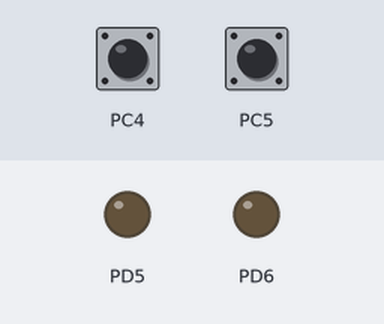
The program below on a simulated ATmega328P, built with avr-gcc and emulated at 16 MHz. Shown: output pins drawn as LEDs (lit = HIGH). Inputs (shaded band) come from the test bench; at power-on: PC4 HIGH, PC5 HIGH.

Above: at 1.2 s.
1.3 s: PC4 pulled LOW for 1 s
At 1.45 s:
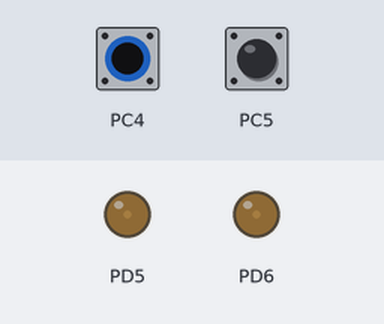
4.3 s: PC5 pulled LOW for 3.2 s
At 8.2 s:
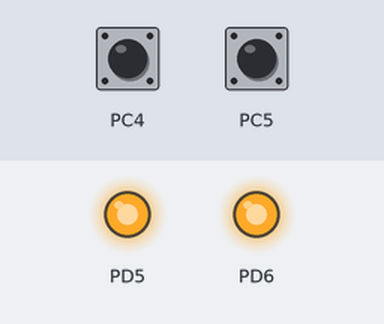
9.0 s: PC5 pulled LOW for 0.15 s
At 9.5 s:
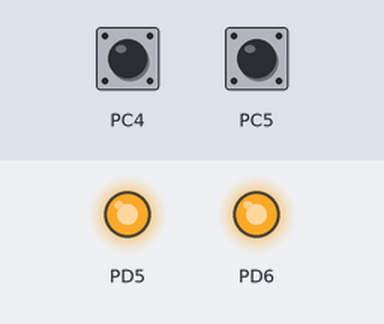
10.6 s: PC4 pulled LOW for 3.2 s
At 14.2 s:
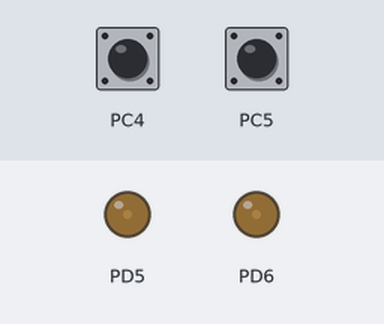
15.3 s: PC4 driven LOW
At 17.25 s:
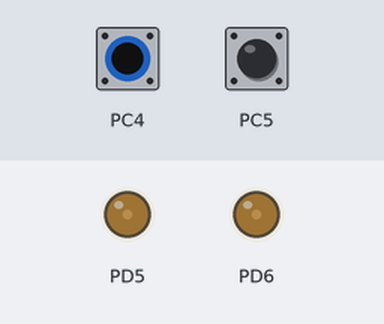
18.3 s: PC4 driven HIGH
Timing chart, 0 to 20.8 s (numbered marks = the images above; inputs shaded):
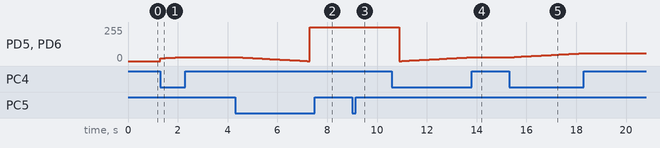

Measured:
- after the input at 1.3 s, PD5, PD6: moves from 0/255 to 30/255 over 0.90 s, starting at once
- after the input at 4.3 s, PD5, PD6: 30/255 → 29/255 at once, → 28/255 0.10 s later, → 27/255 0.10 s later, → 26/255 0.10 s later, … (32 changes in this stretch)
- after the input at 9.0 s, PD5, PD6: 254/255 → 253/255 at once, → 252/255 0.10 s later
- after the input at 10.6 s, PD5, PD6: 252/255 → 253/255 at once, → 254/255 0.10 s later, → 255/255 0.10 s later, → 0/255 0.10 s later, … (32 changes in this stretch)
- after the input at 15.3 s, PD5, PD6: moves from 28/255 to 58/255 over 2.9 s, starting at once
- after the input at 18.3 s, PD5, PD6: stays 58/255 (without the input it goes to 59/255 after 0.00 s)

The program:

main.cpp
```cpp
#define __AVR_ATmega328P__
#define F_CPU 16000000L

#include <avr/io.h>
#include <util/delay.h>

void setupPWM();

int main(){

    /*
        Button a - ADD
        Button b - SUB

        Button a - PORTC4
        Button b - PORTC5
     */

    uint8_t duty_cycle = 20;
    uint8_t step = 1;

    //Set PORTC 4 and 5 as input with pull-up
    PORTC = (1 << PORTC4) | (1 << PORTC5);

    //Set OC0A and OC0B as output
    DDRD = (1 << PORTD6) | (1 << PORTD5);

    setupPWM();

    while(1){
        //Check if button a has been pressed and debounce
        if(!(PINC & (1 << PORTC4))){
            duty_cycle += step;

            OCR0A = duty_cycle;
            OCR0B = duty_cycle;

            _delay_ms(100);
        }

        //Check if button b has been pressed and debounce
        if(!(PINC & (1 << PORTC5))){
            duty_cycle -= step;

            OCR0A = duty_cycle;
            OCR0B = duty_cycle;

            _delay_ms(100);
        }
    }

    return 0;
}

//Sets up PWM on OC0A and OC0B
void setupPWM(){

    //Clear OC0A on compare match, set OC0A at BOTTOM,(non-inverting PWM mode)
    //Clear OC0B on compare match, set OC0B at BOTTOM,(non-inverting PWM mode)
    //Set "waveform generation mode" to fast PWM
    TCCR0A |= (1 << COM0A1) | (1 << COM0B1) | (1 << WGM00) | (1 << WGM01);

    //Enable clock with no prescaling
    TCCR0B |= (1 << CS00);
}
```
